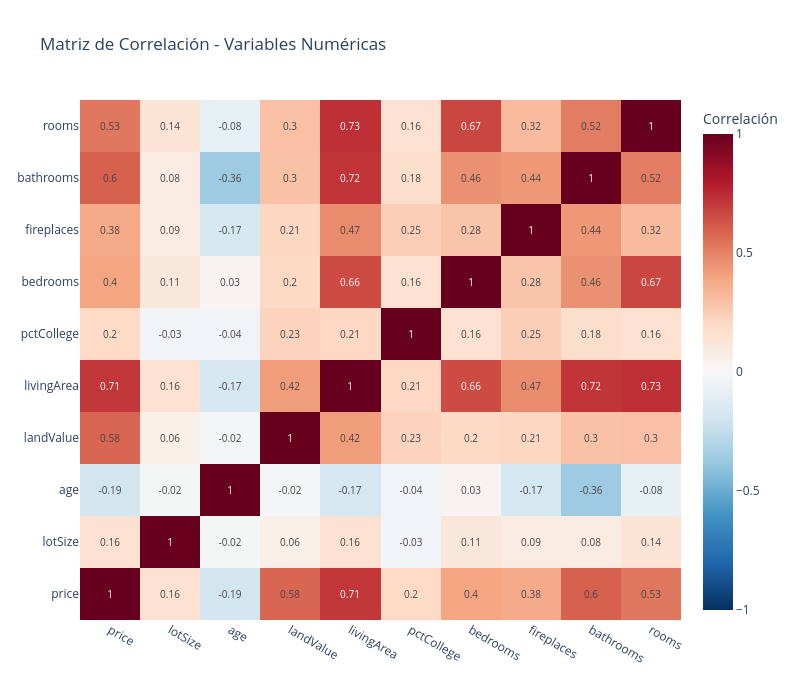
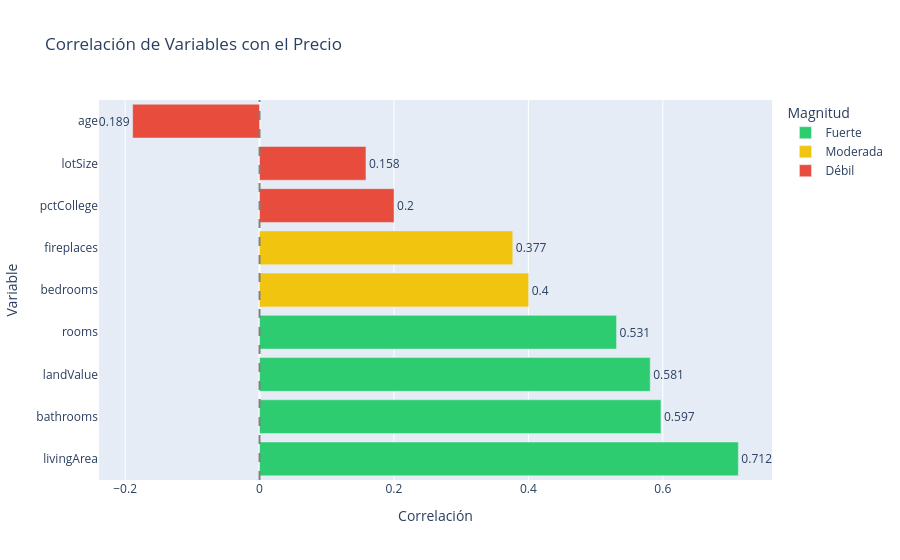

The notebook cell saved with these charts, in order:
### Markdown cell above
## 9. Matriz de Correlación

### Code cell
# Matriz de correlación

corr_matrix = df[numeric_cols].corr()

# Mapa de calor con Plotly
fig = go.Figure(data=go.Heatmap(
    z=corr_matrix.values,
    x=corr_matrix.columns,
    y=corr_matrix.index,
    colorscale='RdBu_r',
    zmid=0,
    text=corr_matrix.values.round(2),
    texttemplate='%{text}',
    textfont={"size": 10},
    colorbar={"title": "Correlación"}
))

fig.update_layout(
    title="Matriz de Correlación - Variables Numéricas",
    height=700,
    width=800
)
fig.show()

# Correlaciones con el precio
print("\n" + "=" * 80)
print("📊 CORRELACIONES CON LA VARIABLE OBJETIVO (PRICE)")
print("=" * 80)

price_corr = corr_matrix['price'].drop('price').sort_values(ascending=False)
corr_df = pd.DataFrame({
    'Variable': price_corr.index,
    'Correlación': price_corr.values,
    'Magnitud': ['Fuerte' if abs(c) > 0.5 else 'Moderada' if abs(c) > 0.3 else 'Débil' for c in price_corr.values]
})
display(corr_df)

# Visualización
fig = px.bar(
    corr_df, x='Correlación', y='Variable', orientation='h',
    title='Correlación de Variables con el Precio',
    color='Magnitud',
    color_discrete_map={'Fuerte': '#2ecc71', 'Moderada': '#f1c40f', 'Débil': '#e74c3c'},
    text=corr_df['Correlación'].round(3)
)
fig.update_traces(textposition='outside')
fig.add_vline(x=0, line_dash="dash", line_color="gray")
fig.show()

### Figure 1 — Plotly figure (JSON) as saved in the notebook; plotly's stock layout.template omitted (floating-point values rounded to 4 significant figures)
{"data": [{"colorbar": {"title": {"text": "Correlación"}}, "colorscale": [[0, "rgb(5,48,97)"], [0.1, "rgb(33,102,172)"], [0.2, "rgb(67,147,195)"], [0.3, "rgb(146,197,222)"], [0.4, "rgb(209,229,240)"], [0.5, "rgb(247,247,247)"], [0.6, "rgb(253,219,199)"], [0.7, "rgb(244,165,130)"], [0.8, "rgb(214,96,77)"], [0.9, "rgb(178,24,43)"], [1, "rgb(103,0,31)"]], "text": [[1.0, 0.16, -0.19, 0.58, 0.71, 0.2, 0.4, 0.38, 0.6, 0.53], [0.16, 1.0, -0.02, 0.06, 0.16, -0.03, 0.11, 0.09, 0.08, 0.14], [-0.19, -0.02, 1.0, -0.02, -0.17, -0.04, 0.03, -0.17, -0.36, -0.08], [0.58, 0.06, -0.02, 1.0, 0.42, 0.23, 0.2, 0.21, 0.3, 0.3], [0.71, 0.16, -0.17, 0.42, 1.0, 0.21, 0.66, 0.47, 0.72, 0.73], [0.2, -0.03, -0.04, 0.23, 0.21, 1.0, 0.16, 0.25, 0.18, 0.16], [0.4, 0.11, 0.03, 0.2, 0.66, 0.16, 1.0, 0.28, 0.46, 0.67], [0.38, 0.09, -0.17, 0.21, 0.47, 0.25, 0.28, 1.0, 0.44, 0.32], [0.6, 0.08, -0.36, 0.3, 0.72, 0.18, 0.46, 0.44, 1.0, 0.52], [0.53, 0.14, -0.08, 0.3, 0.73, 0.16, 0.67, 0.32, 0.52, 1.0]], "textfont": {"size": 10}, "texttemplate": "%{text}", "type": "heatmap", "x": ["price", "lotSize", "age", "landValue", "livingArea", "pctCollege", "bedrooms", "fireplaces", "bathrooms", "rooms"], "y": ["price", "lotSize", "age", "landValue", "livingArea", "pctCollege", "bedrooms", "fireplaces", "bathrooms", "rooms"], "z": [[1.0, 0.1583, -0.1888, 0.5813, 0.7124, 0.2001, 0.4003, 0.3768, 0.5972, 0.5312], [0.1583, 1.0, -0.01635, 0.05922, 0.1634, -0.03315, 0.114, 0.08523, 0.08482, 0.1376], [-0.1888, -0.01635, 1.0, -0.02182, -0.1742, -0.03778, 0.02712, -0.172, -0.3619, -0.08226], [0.5813, 0.05922, -0.02182, 1.0, 0.4234, 0.2284, 0.2024, 0.2117, 0.2975, 0.2989], [0.7124, 0.1634, -0.1742, 0.4234, 1.0, 0.21, 0.6562, 0.4738, 0.7186, 0.7337], [0.2001, -0.03315, -0.03778, 0.2284, 0.21, 1.0, 0.1629, 0.2466, 0.1795, 0.1571], [0.4003, 0.114, 0.02712, 0.2024, 0.6562, 0.1629, 1.0, 0.2845, 0.458, 0.6719], [0.3768, 0.08523, -0.172, 0.2117, 0.4738, 0.2466, 0.2845, 1.0, 0.4362, 0.3199], [0.5972, 0.08482, -0.3619, 0.2975, 0.7186, 0.1795, 0.458, 0.4362, 1.0, 0.5176], [0.5312, 0.1376, -0.08226, 0.2989, 0.7337, 0.1571, 0.6719, 0.3199, 0.5176, 1.0]], "zmid": 0}], "layout": {"height": 700, "title": {"text": "Matriz de Correlación - Variables Numéricas"}, "width": 800}}

### Figure 2 — Plotly figure (JSON) as saved in the notebook; plotly's stock layout.template omitted (floating-point values rounded to 4 significant figures)
{"data": [{"hovertemplate": "Magnitud=Fuerte<br>Correlación=%{x}<br>Variable=%{y}<br>text=%{text}<extra></extra>", "legendgroup": "Fuerte", "marker": {"color": "#2ecc71", "pattern": {"shape": ""}}, "name": "Fuerte", "orientation": "h", "showlegend": true, "text": [0.712, 0.597, 0.581, 0.531], "textposition": "outside", "type": "bar", "x": [0.7124, 0.5972, 0.5813, 0.5312], "xaxis": "x", "y": ["livingArea", "bathrooms", "landValue", "rooms"], "yaxis": "y"}, {"hovertemplate": "Magnitud=Moderada<br>Correlación=%{x}<br>Variable=%{y}<br>text=%{text}<extra></extra>", "legendgroup": "Moderada", "marker": {"color": "#f1c40f", "pattern": {"shape": ""}}, "name": "Moderada", "orientation": "h", "showlegend": true, "text": [0.4, 0.377], "textposition": "outside", "type": "bar", "x": [0.4003, 0.3768], "xaxis": "x", "y": ["bedrooms", "fireplaces"], "yaxis": "y"}, {"hovertemplate": "Magnitud=Débil<br>Correlación=%{x}<br>Variable=%{y}<br>text=%{text}<extra></extra>", "legendgroup": "Débil", "marker": {"color": "#e74c3c", "pattern": {"shape": ""}}, "name": "Débil", "orientation": "h", "showlegend": true, "text": [0.2, 0.158, -0.189], "textposition": "outside", "type": "bar", "x": [0.2001, 0.1583, -0.1888], "xaxis": "x", "y": ["pctCollege", "lotSize", "age"], "yaxis": "y"}], "layout": {"barmode": "relative", "legend": {"title": {"text": "Magnitud"}, "tracegroupgap": 0}, "shapes": [{"line": {"color": "gray", "dash": "dash"}, "type": "line", "x0": 0, "x1": 0, "xref": "x", "y0": 0, "y1": 1, "yref": "y domain"}], "title": {"text": "Correlación de Variables con el Precio"}, "xaxis": {"anchor": "y", "domain": [0, 1], "title": {"text": "Correlación"}}, "yaxis": {"anchor": "x", "domain": [0, 1], "title": {"text": "Variable"}}}}
